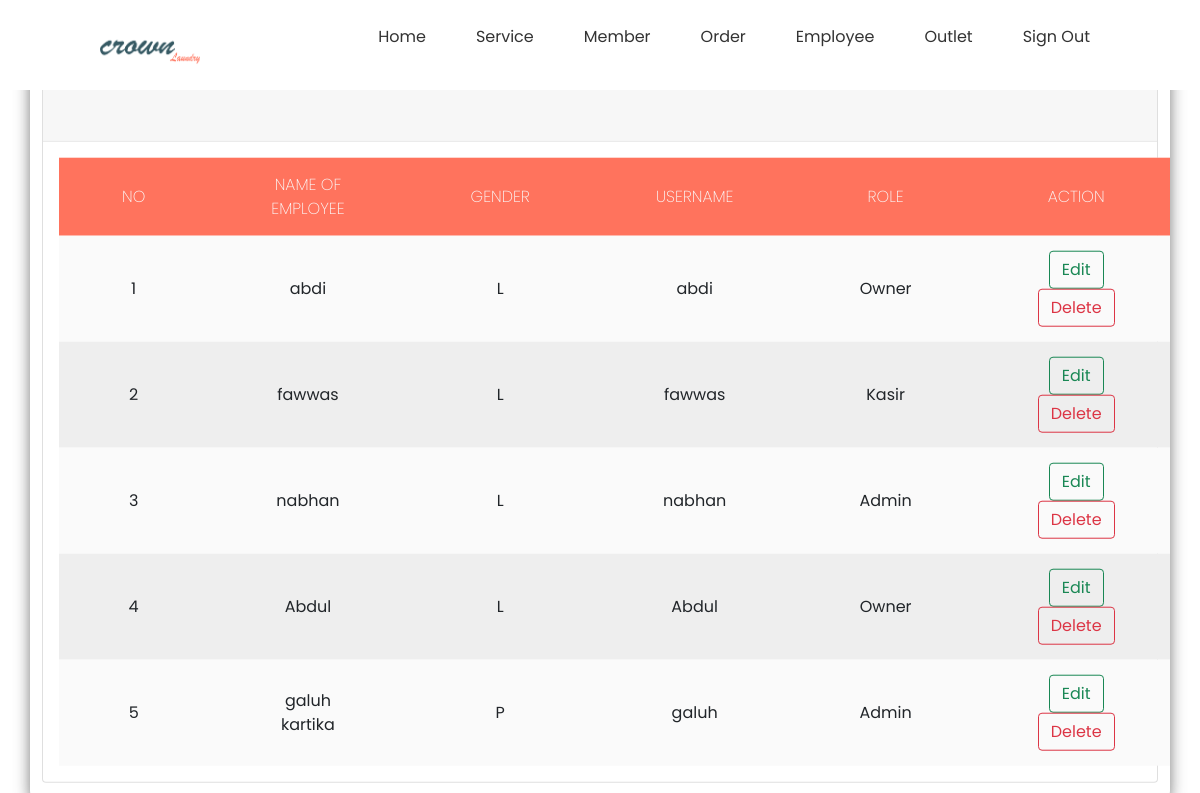
The app's page /view_employee.php (signed in) with its own data.
### tables this page shows
CREATE TABLE `user` (
  `id_user` int(11) NOT NULL,
  `nama_user` varchar(100) NOT NULL,
  `jenis_kelamin` enum('L','P') NOT NULL,
  `username` varchar(30) NOT NULL,
  `password` text NOT NULL,
  `role` enum('Admin','Kasir','Owner') NOT NULL,
  `id_outlet` int(11) NOT NULL
);

### view_employee.php (the view, shortened to what this page needs)
<!DOCTYPE html>
<html lang="en">
<head>
    <link href="https://cdn.jsdelivr.net/npm/bootstrap@5.0.1/dist/css/bootstrap.min.css" rel="stylesheet"
>
    <link rel="stylesheet" href="https://cdnjs.cloudflare.com/ajax/libs/font-awesome/6.1.1/css/all.min.css"
 />
    <link rel="stylesheet" href="css/view_employee.css">
</head>
<body>
    <?php
        include "navbar.php";
    ?>
    <div class="container">
        <div class="card">
            <div class="card-header">
                <h3 class="mt-2 mb-3 text-center">List of Employee</h3>
                <br>
                <br>
            </div>
            <div class="card-body">
                <table>
                    <thead>
                        <tr>
                            <th>NO</th>
                            <th>NAME OF EMPLOYEE</th>
                            <th>GENDER</th>
                            <th>USERNAME</th>
                            <th>ROLE</th>
                            <th>ACTION</th>
                        </tr>
                    </thead>
                    <tbody>
                        <?php
                            include "koneksi.php";
                            if(isset($_POST['cari'])){
                                $cari=$_POST['cari'];
                                $query_user=mysqli_query($conn,"SELECT * from user where id_user='$cari' or nama_user like '%$cari%' or role='$cari'");
                            }else{
                                $query_user=mysqli_query($conn,"SELECT * from user");
                            }
                            $no=0;
                            while($data_user=mysqli_fetch_array($query_user)){
                                $no++;
                        ?>
                            <tr>
                                <td><?=$no?></td>
                                <td><?=$data_user['nama_user']?></td>
                                <td><?=$data_user['jenis_kelamin']?></td>
                                <td><?=$data_user['username']?></td>
                                <td><?=$data_user['role']?></td>
                                <td>
                                    <a href="edit_employee.php?id_user=<?=$data_user ['id_user']?>" class="btn btn-outline-success">Edit</a>
                                    <a href="delete_employee.php?id_user=<?=$data_user ['id_user']?>" class="btn btn-outline-danger"
                                    onclick="return confirm('Are you sure want to delete this employee?')">Delete</a>
                                </td>
                            </tr>
                        <?php
                            }
                        ?>
                    </tbody>
                </table>
            </div>
        </div>
    </div><br>
</body>
</html>

### css/view_employee.css (style rules this page uses)
* { margin:0; padding: 0; outline: 0; }
.container { padding-top: 20px; padding-bottom: 20px; position: absolute; left: 50%; top: 50%; transform: translate(-50%,-50%); width: 100%; border-collapse: collapse; border-spacing: 0; box-shadow: 0 2px 15px rgba(64,64,64,.7); border-radius: 12px 12px 12px 12px; overflow: hidden; }
.card-body { text-align: center; }
td , th { padding: 15px 63px; text-align: center; }
th { background-color: #ff735d; color: #fafafa; font-family: 'Poppins',Sans-serif; font-weight: 200; text-transform: uppercase; }
tr { width: 100%; background-color: #fafafa; font-family: 'Poppins', sans-serif; }
tr:nth-child(even) { background-color: #eeeeee; }

### css/navbar.css (style rules this page uses)
* { margin: 0; padding: 0; box-sizing: border-box; font-family: 'Poppins', sans serif; }

### records on screen
user: nama_user "abdi", jenis_kelamin "L", username "abdi", role "Owner"
user: nama_user "fawwas", jenis_kelamin "L", username "fawwas", role "Kasir"
user: nama_user "nabhan", jenis_kelamin "L", username "nabhan", role "Admin"
user: nama_user "Abdul", jenis_kelamin "L", username "Abdul", role "Owner"
user: nama_user "galuh kartika", jenis_kelamin "P", username "galuh", role "Admin"
